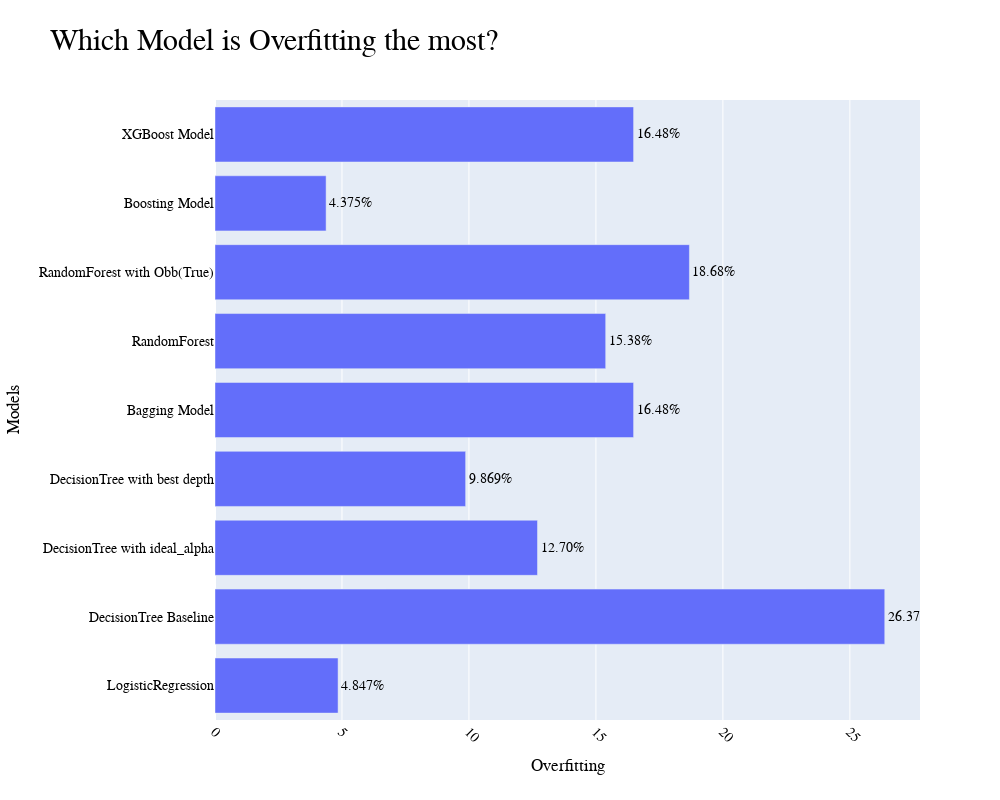

The code cell stored with this chart in its notebook:
### Code cell
# plot a bar graph
fig = px.bar(df, x='Overfitting', y='Models', text='Overfitting', width=1000, height=800, orientation='h',
            title="Which Model is Overfitting the most?")

fig.update_traces(texttemplate='%{text:.4s}%', textposition='outside')
fig.update_layout(xaxis_tickangle=45, 
                  font=dict(
                  family="Times New Roman",
                  size=14,
                  color='black'
                  ),
                  title_font_family="Times New Roman",
                  title_font_color="black",
                  title_font_size=30
                  )

fig.show()

### Figure 1 — Plotly figure (JSON) as saved in the notebook; plotly's stock layout.template omitted (floating-point values rounded to 4 significant figures)
{"data": [{"alignmentgroup": "True", "hovertemplate": "Overfitting=%{text}<br>Models=%{y}<extra></extra>", "legendgroup": "", "marker": {"color": "#636efa"}, "name": "", "offsetgroup": "", "orientation": "h", "showlegend": false, "text": [4.847, 26.37, 12.7, 9.869, 16.48, 15.38, 18.68, 4.375, 16.48], "textposition": "outside", "texttemplate": "%{text:.4s}%", "type": "bar", "x": [4.847, 26.37, 12.7, 9.869, 16.48, 15.38, 18.68, 4.375, 16.48], "xaxis": "x", "y": ["LogisticRegression", "DecisionTree Baseline", "DecisionTree with ideal_alpha", "DecisionTree with best depth", "Bagging Model", "RandomForest", "RandomForest with Obb(True)", "Boosting Model", "XGBoost Model"], "yaxis": "y"}], "layout": {"barmode": "relative", "font": {"color": "black", "family": "Times New Roman", "size": 14}, "height": 800, "legend": {"tracegroupgap": 0}, "title": {"font": {"color": "black", "family": "Times New Roman", "size": 30}, "text": "Which Model is Overfitting the most?"}, "width": 1000, "xaxis": {"anchor": "y", "domain": [0, 1], "tickangle": 45, "title": {"text": "Overfitting"}}, "yaxis": {"anchor": "x", "domain": [0, 1], "title": {"text": "Models"}}}}
